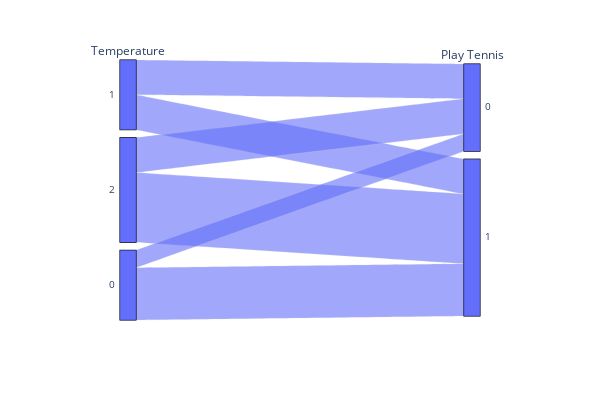

Notebook code for this chart:
### Code cell
import plotly.express as px
fig = px.parallel_categories(play_tennis_df[['Temperature','Play Tennis']],
                             width=600,height=400)
fig.show()

### Figure 1 — Plotly figure (JSON) as saved in the notebook; plotly's stock layout.template omitted (floating-point values rounded to 4 significant figures)
{"data": [{"dimensions": [{"label": "Temperature", "values": [1, 1, 1, 2, 0, 0, 0, 2, 0, 2, 2, 2, 1, 2]}, {"label": "Play Tennis", "values": [0, 0, 1, 1, 1, 0, 1, 0, 1, 1, 1, 1, 1, 0]}], "domain": {"x": [0, 1], "y": [0, 1]}, "name": "", "type": "parcats"}], "layout": {"height": 400, "legend": {"tracegroupgap": 0}, "margin": {"t": 60}, "width": 600}}
